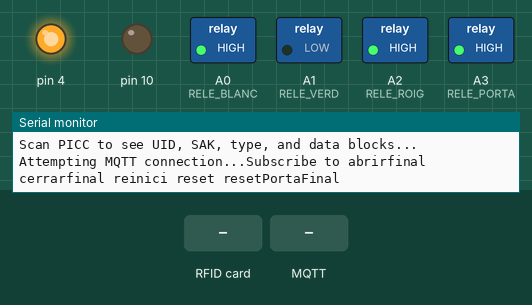
The sketch below on a simulated Arduino Uno, built with avr-gcc and run on an emulated ATmega328P. Shown: switched loads named in the sketch (green lamp = pin HIGH), output pins drawn as LEDs (lit = HIGH), the last lines printed to the serial monitor. The test bench sets the inputs (shaded band). WiFi joins after 1.5 s; servers stay silent unless stated; no MQTT or app messages arrive unless stated; pins used as bus, display or sensor lines are not drawn.

Above: at 2.3 s.
2.4 s: RFID card 86 75 27 1F held to the reader
At 3.4 s:
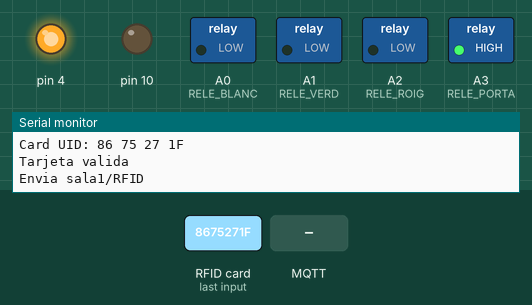
3.9 s: MQTT message "sala1/simularfid" arrives on the first subscribed topic
At 5.0 s:
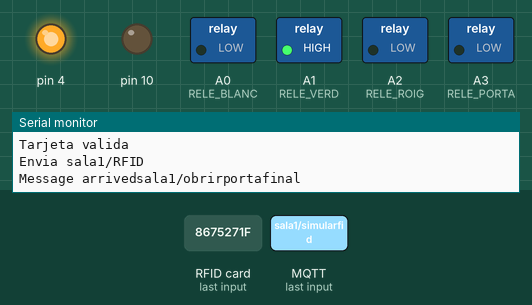
5.4 s: RFID card 97 92 55 D3 held to the reader
At 6.5 s:
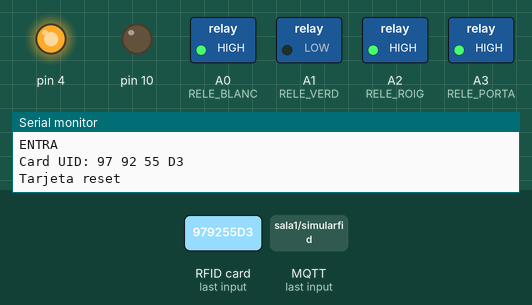
6.9 s: MQTT message "sala1/reset" arrives on the first subscribed topic
At 7.9 s:
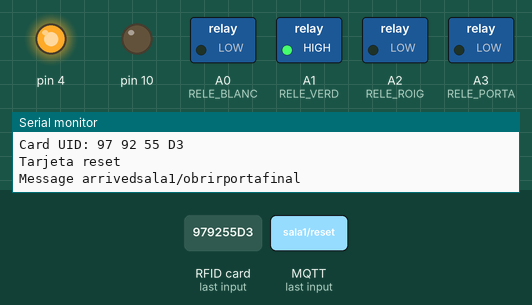
9.9 s: MQTT message "sala1/simularfid" arrives on the second subscribed topic
At 10.9 s:
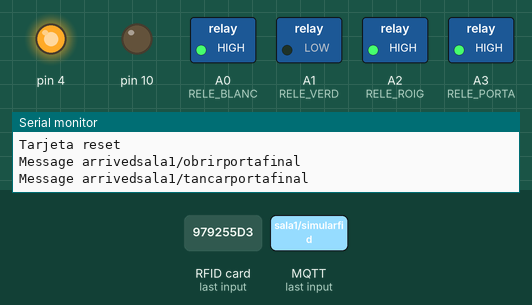
Timing chart, 0 to 12.4 s (numbered marks = the images above; inputs shaded):
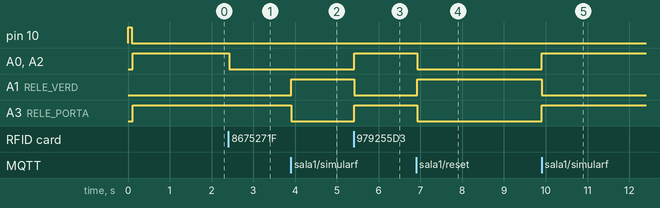

The sketch:

PortaFinal.ino
```cpp
#include <PubSubClient.h> //Conexion Mosquitto
#include <SPI.h>
#include <Ethernet.h>
#include <MFRC522.h>
//#include <avr/wdt.h> // Incluir la librería de ATmel

EthernetClient ethClient; //Interfaz de red ethernet
PubSubClient client(ethClient); //cliente MQTT


byte mac[] = {0xDE, 0xAD, 0xBE, 0xEF, 0xFA, 0xAD};
IPAddress ip(192, 168, 68, 81); //Ip fija del arduino
IPAddress server(192, 168, 68, 1); //Ip del server de mosquitt

//#define RST_PIN         16          // Configurable, see typical pin layout above   D0
//#define SS_PIN          15         // Configurable, see typical pin layout above    D8

#define SS_PIN 9
#define RST_PIN 8
MFRC522 mfrc522(SS_PIN, RST_PIN);  // Create MFRC522 instance

const char* mqtt_server = "192.168.68.1";

bool DEBUG = true; //Variable per veure el que pasa

byte validKey1[4] = { 0x86, 0x75, 0x27, 0x1F };  // Clave valida
byte resetKey[4] =  { 0x97, 0x92, 0x55, 0xD3 };  // Clave reset

int cont=0;

const int RELE_BLANC = A0;
const int RELE_VERD = A1;
const int RELE_ROIG = A2;
const int RELE_PORTA = A3;

unsigned long obrir=0;
unsigned long obrirPorta=0;
boolean entra=false;
boolean sale=false;

long tempsFinal = 6000;
long tempsObrirPorta = 44000;

bool enviaRFID = false;

void(* resetFunc) (void) = 0; //declare reset function @ address 0

//Función para imprimir el contenido de un vector
void printArray(byte *buffer, byte bufferSize) {
   for (byte i = 0; i < bufferSize; i++) {
      Serial.print(buffer[i] < 0x10 ? " 0" : " ");
      Serial.print(buffer[i], HEX);
   }
}

//Función para comparar dos vectores
bool isEqualArray(byte* arrayA, byte* arrayB, int length)
{
  for (int index = 0; index < length; index++)
  {
    if (arrayA[index] != arrayB[index]) return false;
  }
  return true;
}

void callback(char* topic, byte* payload, unsigned int length) {
  if (DEBUG) {
    Serial.print(F("Message arrived"));
    Serial.println(topic);
  }
  int res=strcmp(topic,"sala1/obrirportafinal");
  if (res == 0) {    //OBRIR PORTA
    digitalWrite(RELE_ROIG, LOW);
    digitalWrite(RELE_BLANC,LOW);
    digitalWrite(RELE_VERD, HIGH);
    digitalWrite(RELE_PORTA, LOW);
  }
  res=strcmp(topic,"sala1/simularfid");
  if (res == 0) { //SIMULA RFID Detectat
    Serial.println("ENTRA en simularfid");
     digitalWrite(RELE_ROIG, LOW);
     digitalWrite(RELE_BLANC, LOW);
     //digitalWrite(RELE_VERD,HIGH);

     obrir = millis();
     entra=true;
     client.publish("sala1/rfid","on");
  }
  res=strcmp(topic,"sala1/reset");
  int resu = strcmp(topic,"sala1/resetPortaFinal");
 if (res == 0 || resu == 0) { //RESET PLACA
     //wdt_enable(WDTO_15MS); // Configuramos el contador de tiempo para que se reinicie en 15ms
     resetFunc();
  }
  res=strcmp(topic,"sala1/tancarportafinal");
  resu = strcmp(topic,"sala1/reinici");
  if (res == 0 || resu == 0) {    //TANCAR
    digitalWrite(RELE_ROIG, HIGH);
    digitalWrite(RELE_BLANC,HIGH);
    digitalWrite(RELE_VERD, LOW);
    digitalWrite(RELE_PORTA, HIGH);
    entra=false;
    obrir=0;
  }
}

void reconnect() {
  // Loop until we're reconnected
  while (!client.connected()) {
    if (DEBUG) Serial.print(F("Attempting MQTT connection..."));
    // Attempt to connect
    if (client.connect("PortaFinal")) {
      //Serial.println(F("connected"));

      if (DEBUG) Serial.print(F("Subscribe to abrirfinal cerrarfinal reinici reset resetPortaFinal"));
      client.subscribe("sala1/obrirportafinal");
      client.subscribe("sala1/tancarportafinal");
      client.subscribe("sala1/simularfid");
      client.subscribe("sala1/reinici");
      client.subscribe("sala1/reset");
      client.subscribe("sala1/resetPortaFinal");

    } else {
      if (DEBUG) {
        Serial.print(F("failed, rc="));
        Serial.print(client.state());
        Serial.println(" try again in 2 seconds");
      }
      // Wait 1 seconds before retrying
      delay(1000);
    }
  }
}

void inicio_Reles(){
  digitalWrite(RELE_ROIG, HIGH);
  digitalWrite(RELE_VERD, LOW);
  digitalWrite(RELE_BLANC, HIGH);
  digitalWrite(RELE_PORTA, HIGH);
}

void setup(){
  Serial.begin(9600);
  if (DEBUG)  Serial.println("INICIO ");

  SPI.begin();      // Init SPI bus
  mfrc522.PCD_Init();   // Init MFRC522
  delay(40);       // Optional delay. Some board do need more time after init to be ready, see Readme

      // disable rfid
   pinMode(9, OUTPUT);
   digitalWrite(9, HIGH);

       // disable sd card
   pinMode(4, OUTPUT);
   digitalWrite(4, HIGH);

       // enable ethernet
   pinMode(10, OUTPUT);
   digitalWrite(10, LOW);

  if (DEBUG) {
    mfrc522.PCD_DumpVersionToSerial();  // Show details of PCD - MFRC522 Card Reader details
    Serial.println(F("Scan PICC to see UID, SAK, type, and data blocks..."));
  }

  //Ponemos los 4 pines en modo OUTPUT
  pinMode(RELE_BLANC,OUTPUT);
  pinMode(RELE_ROIG,OUTPUT);
  pinMode(RELE_VERD,OUTPUT);
  pinMode(RELE_PORTA,OUTPUT);

  inicio_Reles();

  //MQTT
  client.setServer(server, 1883);
  client.setCallback(callback);

  //Ethernet.begin(mac);
  Ethernet.begin(mac,ip);
  delay(1000);

}

void loop() {

  //cont++;
  //if (cont % 10 == 0 && DEBUG) {
  //  Serial.println(F("Funciona "));
  //}

  // Detectar tarjeta
  if (mfrc522.PICC_IsNewCardPresent()){
    if (DEBUG) Serial.println(F("ENTRA"));
    //Seleccionamos una tarjeta
    if (mfrc522.PICC_ReadCardSerial()) {

      if (DEBUG) {
        Serial.print(F("Card UID:"));
        printArray(mfrc522.uid.uidByte, mfrc522.uid.size);
        Serial.println();
      }
      // Comparar ID con las claves válidas
      if (!entra && isEqualArray(mfrc522.uid.uidByte, validKey1, 4)) {
        if (DEBUG) Serial.println(F("Tarjeta valida"));
        if (!enviaRFID) {
          digitalWrite(RELE_ROIG, LOW);
          digitalWrite(RELE_BLANC, LOW);
          obrir = millis();
          entra=true;
          if (DEBUG) Serial.println(F("Envia sala1/RFID"));
          client.publish("sala1/rfid","on");
          enviaRFID=true;
        }

      }else if (isEqualArray(mfrc522.uid.uidByte, resetKey, 4)){
          if (DEBUG) Serial.println(F("Tarjeta reset") );

          inicio_Reles();

          entra=false;
          sale=false;
          obrir=0;
          obrirPorta=0;

      }else if (DEBUG) {
        Serial.println(F("Tarjeta invalida"));
      }
      // Finalizar lectura actual
      mfrc522.PICC_HaltA();

    }
  }
  if (entra && (millis() - obrir) > tempsFinal) {
    Serial.println(F("ENTRA en obrir porta relé verd"));
    client.publish("sala1/portafinal","on");
    //digitalWrite(RELE_VERD, HIGH);
    //digitalWrite(RELE_PORTA, LOW);
    entra=false;
    sale=true;
    enviaRFID=false;
    obrirPorta=millis();
 }else if (sale && (millis() - obrirPorta) > tempsObrirPorta){
    Serial.println(F("ENTRA en obrir porta relé porta"));
    digitalWrite(RELE_VERD, HIGH);
    digitalWrite(RELE_PORTA,LOW);
 }


  if (!client.connected()) {
    reconnect();
  }

  client.loop();
  //delay(100);

}
```

Measured:
- after the input at 2.4 s, A0 (RELE_BLANC), A2 (RELE_ROIG): HIGH → LOW at once
- after the input at 3.9 s, A1 (RELE_VERD): LOW → HIGH at once; A3 (RELE_PORTA): HIGH → LOW at once
- after the input at 5.4 s, A0 (RELE_BLANC), A2 (RELE_ROIG), A3 (RELE_PORTA): LOW → HIGH at once; A1 (RELE_VERD): HIGH → LOW at once
- after the input at 6.9 s, A0 (RELE_BLANC), A2 (RELE_ROIG), A3 (RELE_PORTA): HIGH → LOW at once; A1 (RELE_VERD): LOW → HIGH at once
- after the input at 9.9 s, A0 (RELE_BLANC), A2 (RELE_ROIG), A3 (RELE_PORTA): LOW → HIGH at once; A1 (RELE_VERD): HIGH → LOW at once
